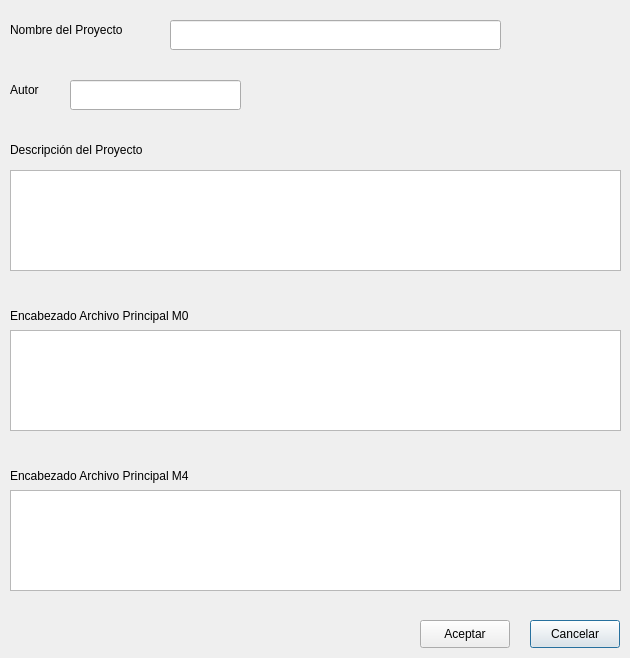
<?xml version="1.0" encoding="UTF-8"?>
<ui version="4.0">
 <class>nvoProyecto</class>
 <widget class="QDialog" name="nvoProyecto">
  <property name="geometry">
   <rect>
    <x>0</x>
    <y>0</y>
    <width>630</width>
    <height>658</height>
   </rect>
  </property>
  <property name="font">
   <font>
    <stylestrategy>PreferDefault</stylestrategy>
   </font>
  </property>
  <property name="windowTitle">
   <string>Nuevo Proyecto</string>
  </property>
  <widget class="QTextEdit" name="textEdit_2">
   <property name="geometry">
    <rect>
     <x>10</x>
     <y>330</y>
     <width>611</width>
     <height>101</height>
    </rect>
   </property>
  </widget>
  <widget class="QLabel" name="label_4">
   <property name="geometry">
    <rect>
     <x>10</x>
     <y>460</y>
     <width>261</width>
     <height>31</height>
    </rect>
   </property>
   <property name="text">
    <string>Encabezado Archivo Principal M4</string>
   </property>
  </widget>
  <widget class="QLabel" name="label_3">
   <property name="geometry">
    <rect>
     <x>10</x>
     <y>300</y>
     <width>261</width>
     <height>31</height>
    </rect>
   </property>
   <property name="text">
    <string>Encabezado Archivo Principal M0</string>
   </property>
  </widget>
  <widget class="QTextEdit" name="textEdit_3">
   <property name="geometry">
    <rect>
     <x>10</x>
     <y>490</y>
     <width>611</width>
     <height>101</height>
    </rect>
   </property>
  </widget>
  <widget class="QTextEdit" name="textEdit">
   <property name="geometry">
    <rect>
     <x>10</x>
     <y>170</y>
     <width>611</width>
     <height>101</height>
    </rect>
   </property>
  </widget>
  <widget class="QLabel" name="label">
   <property name="geometry">
    <rect>
     <x>10</x>
     <y>20</y>
     <width>141</width>
     <height>20</height>
    </rect>
   </property>
   <property name="text">
    <string>Nombre del Proyecto</string>
   </property>
  </widget>
  <widget class="QLineEdit" name="lineEdit">
   <property name="geometry">
    <rect>
     <x>170</x>
     <y>20</y>
     <width>331</width>
     <height>30</height>
    </rect>
   </property>
  </widget>
  <widget class="QLabel" name="label_2">
   <property name="geometry">
    <rect>
     <x>10</x>
     <y>140</y>
     <width>191</width>
     <height>20</height>
    </rect>
   </property>
   <property name="text">
    <string>Descripción del Proyecto</string>
   </property>
  </widget>
  <widget class="QPushButton" name="pushButton">
   <property name="geometry">
    <rect>
     <x>530</x>
     <y>620</y>
     <width>90</width>
     <height>28</height>
    </rect>
   </property>
   <property name="text">
    <string>Cancelar</string>
   </property>
  </widget>
  <widget class="QPushButton" name="pushButton_2">
   <property name="geometry">
    <rect>
     <x>420</x>
     <y>620</y>
     <width>90</width>
     <height>28</height>
    </rect>
   </property>
   <property name="text">
    <string>Aceptar</string>
   </property>
  </widget>
  <widget class="QLineEdit" name="lineEdit_2">
   <property name="geometry">
    <rect>
     <x>70</x>
     <y>80</y>
     <width>171</width>
     <height>30</height>
    </rect>
   </property>
   <property name="text">
    <string/>
   </property>
  </widget>
  <widget class="QLabel" name="label_5">
   <property name="geometry">
    <rect>
     <x>10</x>
     <y>80</y>
     <width>51</width>
     <height>20</height>
    </rect>
   </property>
   <property name="text">
    <string>Autor</string>
   </property>
  </widget>
 </widget>
 <resources/>
 <connections/>
</ui>
